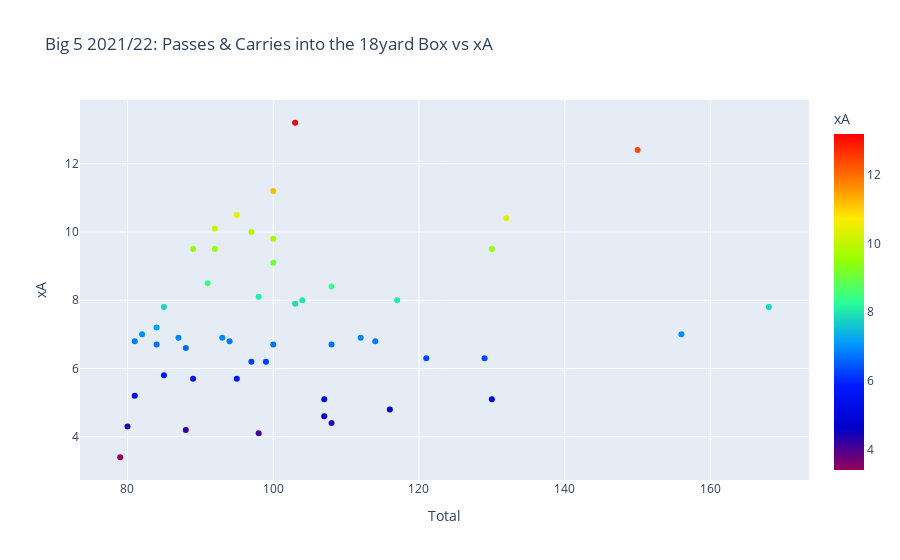

Notebook code cell kept with this figure:
### Markdown cell above
## The relationship between progression and creation

Progression is a different skill to creation. Progressors are skilled at moving the ball into dangerous areas of the pitch. Creators are skilled at finding a teammate in a good location to shoot from. Because progressors often operate high up the pitch, they tend to be involved in creation and finishing. The below graph plots each player's total progressions into the box against their xA (expected assists: the assists they were expected to provide based on the chances they created for their teammates). 

The player with the most progressions into the box, Vinícius Júnior, had a middling xA output compared to the other top progressors. This is not an indication of quality so much as style - perhaps Vini Jr takes shots himself once he progresses into the box, or provides balls a few steps earlier in the creation of a shot. Kylian Mbappé, another prolific box progressor, has one of the highest xA totals, suggesting to me that Mbappé is as much a creator as a progressor.

Salah, Alexander-Arnold also rank high for xA, though Salah has notably more progressions into the box. Again, there will be varied reasons for this. Alexander-Arnold's progressions might be more effective. Another theory is that Salah, EPL Golden Boot winner, tends to finish off his own progressions (many of his goals come from him dribbling into space and shooting). The above chart showed that Salah is a carrier, whilst Alexander-Arnold is a passer (or a crosser!).

### Code cell
fig = px.scatter(prog18_df, x="Total", y="xA", color="xA", hover_data=['Player', 'Squad', 'Comp', 'Passes p90', 'Carries p90'], color_continuous_scale=px.colors.sequential.Rainbow, title="Big 5 2021/22: Passes & Carries into the 18yard Box vs xA")
fig.show()

### Figure 1 — Plotly figure (JSON) as saved in the notebook; plotly's stock layout.template omitted (floating-point values rounded to 4 significant figures; data arrays with more than 128 entries replaced by an {"elided": "..."} marker saying what was removed)
{"data": [{"customdata": {"elided": "50x5 mixed values"}, "hovertemplate": "Total=%{x}<br>xA=%{marker.color}<br>Player=%{customdata[0]}<br>Squad=%{customdata[1]}<br>Comp=%{customdata[2]}<br>Passes p90=%{customdata[3]}<br>Carries p90=%{customdata[4]}<extra></extra>", "legendgroup": "", "marker": {"color": [7.8, 7, 12.4, 10.4, 5.1, 9.5, 6.3, 6.3, 8, 4.8, 6.8, 6.9, 4.4, 6.7, 8.4, 5.1, 4.6, 8, 13.2, 7.9, 11.2, 9.8, 9.1, 6.7, 6.2, 8.1, 4.1, 6.2, 10, 5.7, 10.5, 6.8, 6.9, 10.1, 9.5, 8.5, 5.7, 9.5, 6.6, 4.2, 6.9, 5.8, 7.8, 6.7, 7.2, 7, 6.8, 5.2, 4.3, 3.4], "coloraxis": "coloraxis", "symbol": "circle"}, "mode": "markers", "name": "", "orientation": "v", "showlegend": false, "type": "scatter", "x": [168, 156, 150, 132, 130, 130, 129, 121, 117, 116, 114, 112, 108, 108, 108, 107, 107, 104, 103, 103, 100, 100, 100, 100, 99, 98, 98, 97, 97, 95, 95, 94, 93, 92, 92, 91, 89, 89, 88, 88, 87, 85, 85, 84, 84, 82, 81, 81, 80, 79], "xaxis": "x", "y": [7.8, 7, 12.4, 10.4, 5.1, 9.5, 6.3, 6.3, 8, 4.8, 6.8, 6.9, 4.4, 6.7, 8.4, 5.1, 4.6, 8, 13.2, 7.9, 11.2, 9.8, 9.1, 6.7, 6.2, 8.1, 4.1, 6.2, 10, 5.7, 10.5, 6.8, 6.9, 10.1, 9.5, 8.5, 5.7, 9.5, 6.6, 4.2, 6.9, 5.8, 7.8, 6.7, 7.2, 7, 6.8, 5.2, 4.3, 3.4], "yaxis": "y"}], "layout": {"coloraxis": {"colorbar": {"title": {"text": "xA"}}, "colorscale": [[0, "rgb(150,0,90)"], [0.125, "rgb(0,0,200)"], [0.25, "rgb(0,25,255)"], [0.375, "rgb(0,152,255)"], [0.5, "rgb(44,255,150)"], [0.625, "rgb(151,255,0)"], [0.75, "rgb(255,234,0)"], [0.875, "rgb(255,111,0)"], [1, "rgb(255,0,0)"]]}, "legend": {"tracegroupgap": 0}, "title": {"text": "Big 5 2021/22: Passes & Carries into the 18yard Box vs xA"}, "xaxis": {"anchor": "y", "domain": [0, 1], "title": {"text": "Total"}}, "yaxis": {"anchor": "x", "domain": [0, 1], "title": {"text": "xA"}}}}
